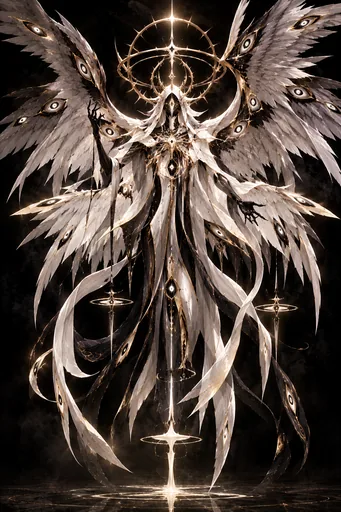
#> input picture AnjoGuia-ui.webp, 341 x 512 px, given in place of impostor-raw.png, which was not available
$ python finish-impostors.py ../../..
#> lines starting #> are read from the running program, lines starting #| are printed output that depends on the picture
#!/usr/bin/env python3
"""Sangra cor/normal para fora do alfa (evita halo no mipmap) e grava impostor.png / impostor-normal.png."""
import sys, os
import numpy as np
from PIL import Image, ImageFilter
d = sys.argv[1] if len(sys.argv) > 1 else 'build'
alb = Image.open(os.path.join(d, 'impostor-raw.png')).convert('RGBA')
nor = Image.open(os.path.join(d, 'impostor-normal-raw.png')).convert('RGBA')
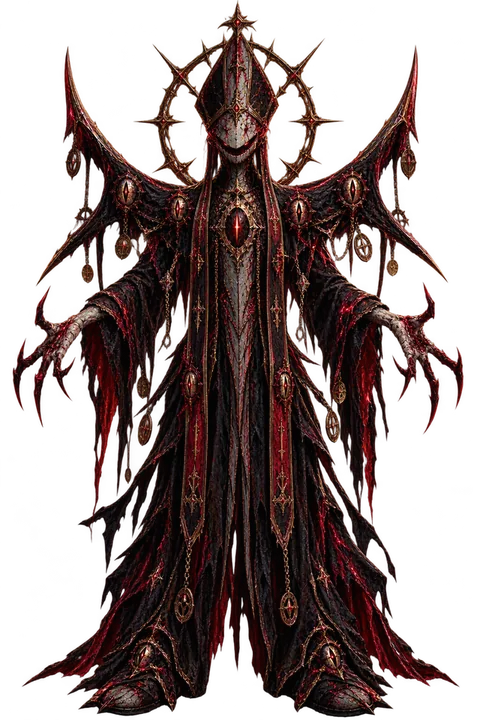
#> input picture Bispo1-ui.webp, 480 x 720 px, given in place of impostor-normal-raw.png, which was not available
#> nor is the input picture: PIL image 480x720 RGBA; mean R, G, B, A 31, 15.3, 13.5, 120.3
A = np.array(alb.getchannel('A'), dtype=np.float32) / 255
#> A: shape (512, 341) float32; every value is 1
def bleed(img, alpha):
    cur = np.array(img.convert('RGB'), dtype=np.float32); have = alpha > .02
#> after `have = alpha > 0.02`: have: shape (512, 341) bool; every value is 1
    for r in (1, 2, 4, 8, 16, 32):
        w = Image.fromarray((have * 255).astype(np.uint8)).filter(ImageFilter.BoxBlur(r)); w = np.array(w, dtype=np.float32)[..., None] / 255
        c = np.stack([np.array(Image.fromarray((cur[..., k] * have).astype(np.uint8)).filter(ImageFilter.BoxBlur(r)), dtype=np.float32) for k in range(3)], -1)
        fill = c / np.maximum(w, 1e-3); grow = (~have) & (w[..., 0] > .01)
        cur[grow] = fill[grow]; have = have | grow
#> this loop made 6 passes
#> pass 1, in bleed, `c = np.stack([np.array(Image.fromarray((cur[..., k] * have).astype(np...`:
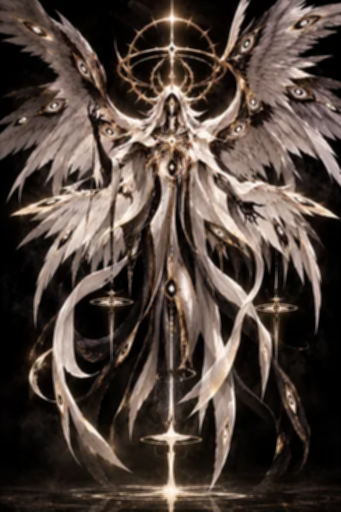
#> c: shape (512, 341, 3) float32; mean R, G, B 78.7, 66.1, 58.9
#> pass 2, in bleed, `c = np.stack([np.array(Image.fromarray((cur[..., k] * have).astype(np...`:
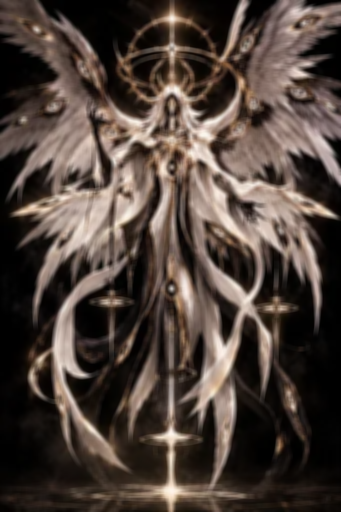
#> c: shape (512, 341, 3) float32; mean R, G, B 78.7, 66.1, 58.9
    cur[~have] = (128, 128, 255) if img is nor else (60, 80, 50)
    return np.clip(cur, 0, 255).astype(np.uint8)
#> returned value is the input picture: shape (512, 341, 3); mean R, G, B 78.7, 66.1, 58.9
a = bleed(alb, A)
out = Image.fromarray(a); out.putalpha(Image.fromarray((np.where(A > .5, 255, A * 255)).astype(np.uint8)))
# paleta de 256 cores com alfa (PNG-8): ~1/4 do tamanho, sem perda visível nesta escala
out.quantize(256, method=Image.Quantize.FASTOCTREE, dither=Image.Dither.NONE).save(os.path.join(d, 'impostor.png'), optimize=True)
n = bleed(nor, A); Image.fromarray(n).save(os.path.join(d, 'impostor-normal.jpg'), quality=84)
#> in bleed (call 2), `cur = np.array(img.convert('RGB'), dtype=np.float32)`:
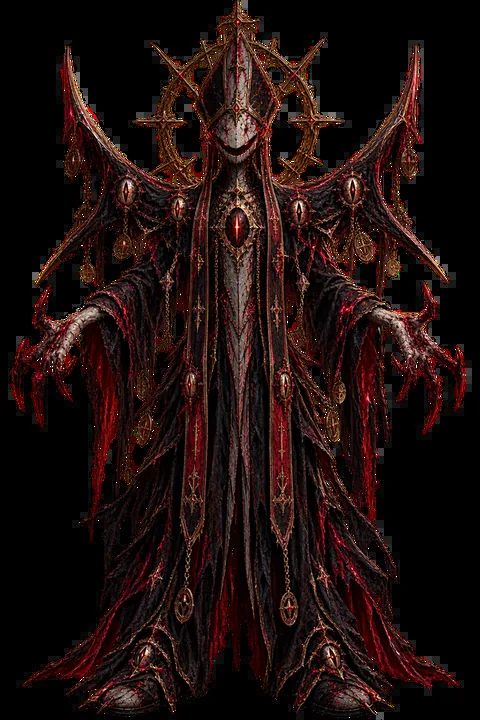
#> cur: shape (720, 480, 3) float32; mean R, G, B 31, 15.3, 13.5
#> (the run stopped early here; a loop or call above may not have finished)
